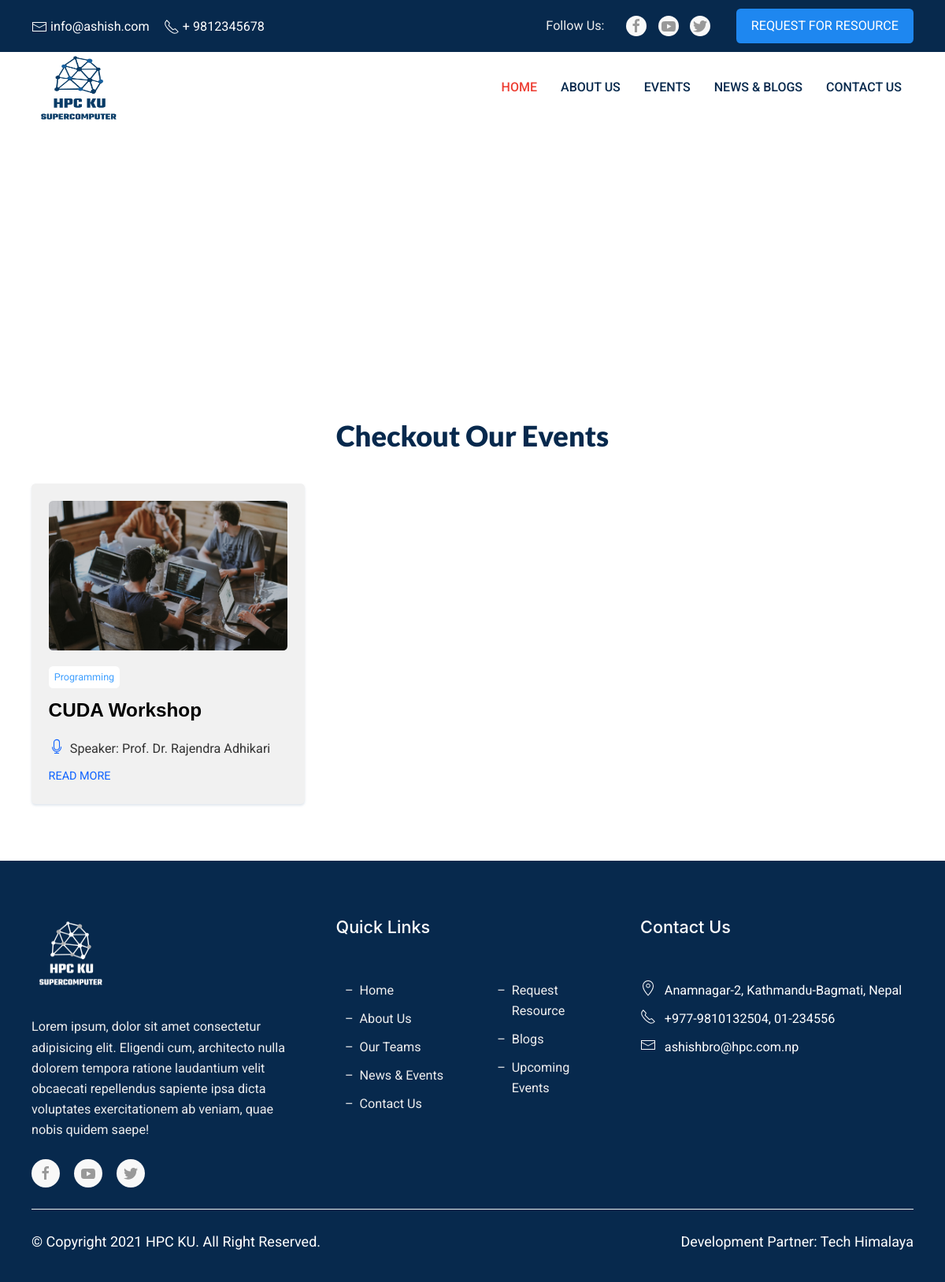
Screenshot of /events/ with the database file from the repository.
### cms/models.py (models this page shows, shortened)
class Event(models.Model):
    thumbnail = models.ImageField(upload_to='events')
    title = models.CharField(max_length=255)
    slug = models.SlugField(default='')
    speaker = models.CharField(max_length=255)
    category = models.CharField(max_length=255)
    about = models.TextField()
    event_date = models.DateTimeField()
    price = models.CharField(max_length=100)
    registration_link = models.URLField()
    venue = models.TextField()
    class Meta:
        ordering = ('-event_date', )

### cms/views.py (the view)
# urls.py: path('events/', event_list_view, name='event_list'),
def event_list_view(request):
    events = Event.objects.all()
    return render(request, 'event.html', {
        'events': events,
    })

### templates/event.html
{% extends 'base.html' %}
{% load static %}
{% block content %}
<div class="events">
  <div
    class="uk-height-medium uk-background-cover uk-light"
    data-src="https://images.unsplash.com/photo-1490822180406-880c226c150b?fit=crop&w=650&h=433&q=80"
    data-srcset="https://images.unsplash.com/photo-1490822180406-880c226c150b?fit=crop&w=650&h=433&q=80 650w,
                  https://images.unsplash.com/photo-1490822180406-880c226c150b?fit=crop&w=1300&h=866&q=80 1300w"
    data-sizes="(min-width: 650px) 650px, 100vw"
    uk-img
  >
    <div class="uk-height-medium uk-flex uk-flex-middle">
      <div class="uk-container" style="width: 100%">
        <h1 class="title">Our Events</h1>
      </div>
    </div>
  </div>
  <div class="events-content">
    <div class="uk-container">
      <div class="heading uk-text-center">Checkout Our Events</div>
      <div uk-grid>
          {% if events %}
          {% for event in events %}
        <div class="uk-width-1-3@l uk-width-1-2@m uk-width-1-2@s">
          <div class="events-card">
            <div class="events-card__image">
              <a href="{% url 'event_detail' event.slug %}">
                <img
                  src="{{ event.thumbnail.url }}"
                  alt=""
                />
              </a>
            </div>
            <div class="events-card__content">
              <div class="type uk-text-capitalize">{{ event.category }}</div>
              <a href="{% url 'event_detail' event.slug %}">
                <div class="title">{{ event.title }}</div>
              </a>
              <div class="speaker">
                <div class="uk-flex">
                  <span uk-icon="icon:microphone"></span>
                  <div class="uk-text speaker-name">
                    Speaker: {{ event.speaker }}
                  </div>
                </div>
              </div>
              <div class="readmore">
                <a class="uk-button uk-button-text" href="{% url 'event_detail' event.slug %}"
                  >Read more</a
                >
              </div>
            </div>
          </div>
        </div>
              {% endfor %}
          {% endif %}
      </div>
    </div>
  </div>
</div>
{% endblock %}

### static/css/style.css (style rules this page uses)
body, html { font-family: "Roboto", sans-serif; }
.heading { font-family: "Lato", sans-serif; text-transform: capitalize; font-size: 2em; line-height: 1.4em; color: #07294d; font-weight: 900; }
.title { font-size: 2.1rem; color: #fff; font-family: "Monteserrat", sans-serif; font-weight: 700; }
img { width: 100%; height: 100%; }
a { text-decoration: none; color: #000; }
h1, h2, h3, h4, h5, h6 { margin: 0; padding: 0; }
body, html { padding: 0; margin: 0; font-size: 18px; width: 100%; height: auto; -webkit-font-smoothing: antialiased; line-height: 1.6; }
p, span { font-weight: normal; margin: 0; padding: 0; }
.events-card { padding: 1.2rem; background: #f1f1f1; border-radius: 0.3rem; overflow: hidden; margin: 2rem 0; box-shadow: 0px 2px 3px 0px #95aac04a; transition: all 550ms ease-in-out; }
.events-card__image img { border-radius: 0.3rem; height: 190px; object-fit: cover; }
.events-card__content { padding: 1rem 0 0 0; }
.events-card__content .type { font-size: 0.7rem; color: #41a0ff; background: #ffffff; display: inline-block; padding: 0.2rem 0.4rem; border-radius: 0.3rem; }
.events-card__content .title { color: #000; font-size: 1.35rem; line-height: 1.6; padding: 0.5rem 0; display: -webkit-box; -webkit-box-orient: vertical; overflow: hidden; -webkit-line-clamp: 2; }
.events-card__content .speaker { padding: 0.4rem 0; }
.events-card__content .speaker .uk-icon { color: #0f63ff; }
.events-card__content .speaker-name { font-size: 0.9rem; margin-left: 0.4rem; }
.events-card__content .readmore a { color: #0f63ff; font-size: 0.8rem; }
.events-content { margin: 4rem 0; }

### rows the page displays
Event: thumbnail (picture), category "Programming", title "CUDA Workshop", speaker "Prof. Dr. Rajendra Adhikari"
